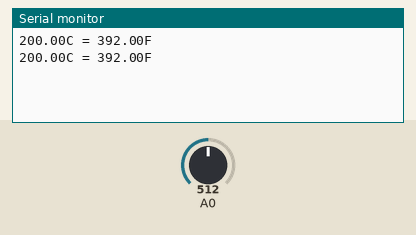
The sketch below on a simulated Arduino Uno, built with avr-gcc and run on an emulated ATmega328P. Shown: the last lines printed to the serial monitor. Inputs (shaded band) come from the test bench; at power-on: A0 = 512.

Above: at 1.8 s.
1.9 s: A0 set to 716
At 2.8 s:
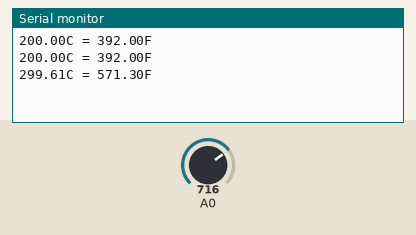
3.4 s: A0 set to 900
At 4.4 s:
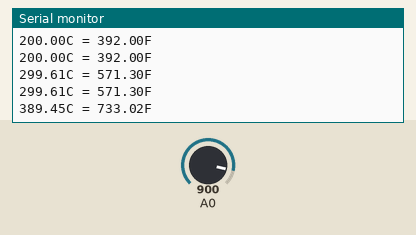
Timing chart, 0 to 6.4 s (numbered marks = the images above; inputs shaded):
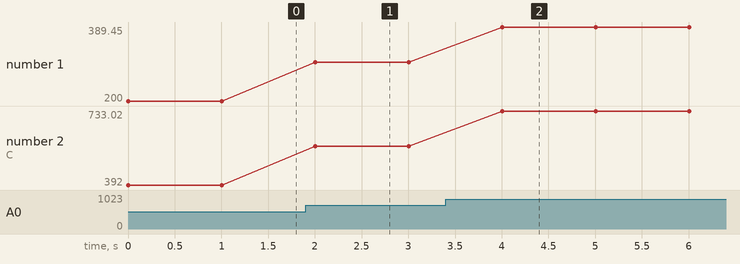

Measured:
- after the input at 1.9 s, the serial monitor: prints a new line after 0.10 s (image 1)
- after the input at 3.4 s, the serial monitor: prints a new line after 0.61 s (image 2)
- plotted number 1: 200 → 299.61 after the input at 1.9 s, 299.61 → 389.45 after the input at 3.4 s
- plotted number 2: 392 → 571.3 after the input at 1.9 s, 571.3 → 733.02 after the input at 3.4 s

The sketch:

circ-10.ino
```cpp
/*
 * Read temperature from sensor and write to debug console.
 */

int tempPin = 0;
float temp = 0.0;

void setup() {
  // Start serial connection with the computer
  Serial.begin(115200);
}

void loop() {
  temp = getVoltage(tempPin);
  temp = (temp - .5) * 100;
  Serial.print(temp);
  Serial.print("C = ");
  temp = temp * 1.8 + 32;
  Serial.print(temp);
  Serial.println("F");
  delay(1000);
}

float getVoltage(int pin) {
  return (analogRead(pin) * .004882814);
}
```
